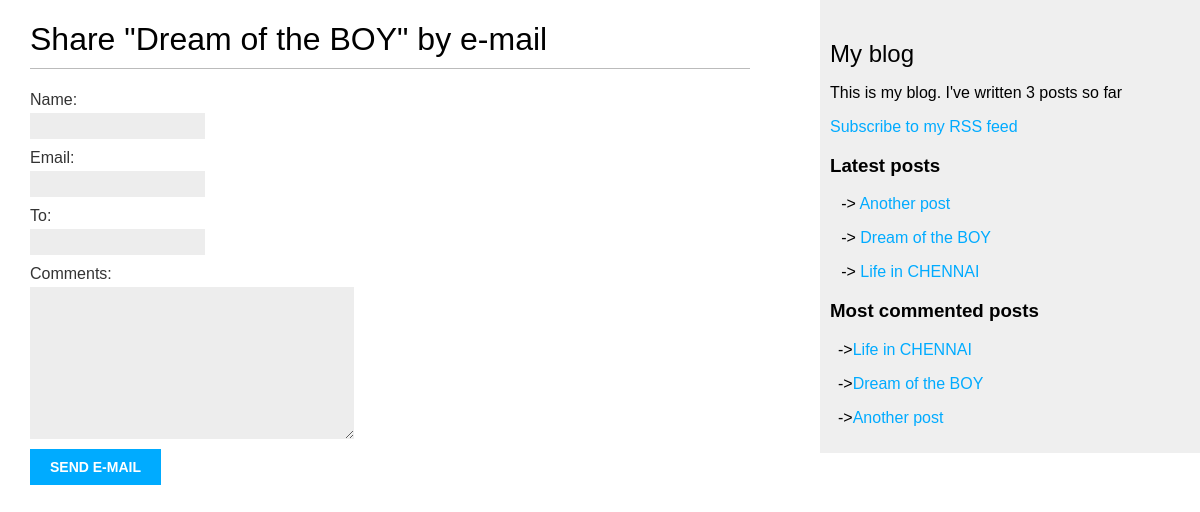
/blog/2/share/, run on an earlier commit of the app's database.
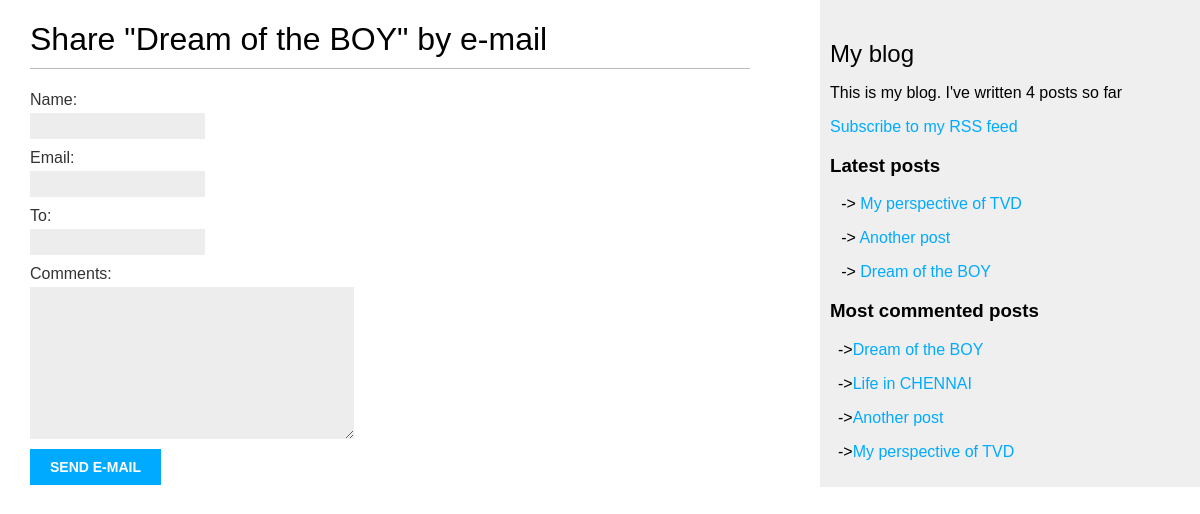
And on a later commit of the database.
### blog/models.py (models this page shows, shortened)
class Post(models.Model):
    STATUS_CHOICES = (
        ('draft', 'Draft'),
        ('published', 'Published'),
    )
    title = models.CharField(max_length=250)
    slug = models.SlugField(max_length=250, unique_for_date='publish')
    author = models.ForeignKey(User, on_delete=models.CASCADE, related_name='blog_posts')
    body = models.TextField()
    publish = models.DateTimeField(default=timezone.now)
    created = models.DateTimeField(auto_now_add=True)
    updated = models.DateTimeField(auto_now=True)
    status = models.CharField(max_length=10, choices=STATUS_CHOICES, default='draft')
    objects = models.Manager()
    published = PublishedManager()
    tags = TaggableManager()
    class Meta:
        ordering = ('-publish',)
    def get_absolute_url(self):
        return reverse('blog:post_detail', args=[self.publish.year, self.publish.month, self.publish.day, self.slug])

### blog/views.py (the view)
# urls.py: path('<int:post_id>/share/', views.post_share, name='post_share'),
def post_share(request, post_id):
    post = get_object_or_404(Post, id=post_id, status='published')
    sent = False
    if request.method == 'POST':
        form = EmailPostForm(request.POST)
        if form.is_valid():
            cd = form.cleaned_data
            post_url = request.build_absolute_uri(post.get_absolute_url())
            subject = f"{cd['name']} recommends you read {post.title}"
            message = f"Read {post.title} at {post_url}\n\n{cd['name']}'s comments: {cd['comments']}"
            send_mail(subject, message, 'admin@myblog.com', [cd['to']])
            sent = True
    else:
        form = EmailPostForm()
    return render(request, 'blog/post/share.html', {'post': post, 'form': form, 'sent': sent})

### blog/forms.py
class EmailPostForm(forms.Form):
    name = forms.CharField(max_length = 25)
    email = forms.EmailField()
    to = forms.EmailField()
    comments = forms.CharField(required = False, widget = forms.Textarea)

### blog/models.py (called while the page is built)
    def get_queryset(self):
        return super(PublishedManager, self).get_queryset().filter(status = 'published')

### blog/templatetags/blog_tags.py (called while the page is built)
@register.simple_tag
def total_posts():
    return Post.published.count()

@register.inclusion_tag('blog/post/latest_posts.html')
def show_latest_posts(count = 5):
    latest_posts = Post.published.order_by('-publish')[:count]
    return {'latest_posts' : latest_posts}

@register.simple_tag
def get_most_commented_posts(count=5):
    return Post.published.annotate(total_comments=Count('comments')).order_by('-total_comments')[:count]

### blog/templates/blog/post/share.html (shortened to what this page needs)
{% extends "blog/base.html" %}
{% block content %}
  {% if sent %}
    <h1>E-mail successfully sent</h1>
    <p>
      "{{ post.title }}" was successfully sent to {{ form.cleaned_data.to }}.
    </p>
  {% else %}
    <h1>Share "{{ post.title }}" by e-mail</h1>
    <form method="post">
      {{ form.as_p }}
      <input type="submit" value="Send e-mail">
    </form>
  {% endif %}
{% endblock %}

### blog/templates/blog/base.html (shortened to what this page needs)
{% load blog_tags %}
{% load static %}
<!DOCTYPE html>
<html>
<head>
  <link href="{% static 'css/blog.css' %}" rel="stylesheet">
</head>
<body>
  <div id="content">
    {% block content %}
    {% endblock %}
  </div>
  <div id="sidebar">
    <h2>My blog</h2>
    <p>This is my blog. I've written {% total_posts %} posts so far</p>
    <p>
      <a href="{% url 'blog:post_feed' %}">Subscribe to my RSS feed</a>
    </p>
    <h3>Latest posts</h3>
    {% show_latest_posts 3 %}
    <h3>Most commented posts</h3>
    {% get_most_commented_posts as most_commented_posts %}
    {% for post in most_commented_posts %}
    <p style="margin-left: 0.5rem;">-><a href="{{ post.get_absolute_url }}">{{ post.title }}</a></p>
    {% endfor %}
  </div>
</body>
</html>

### blog/templates/blog/post/latest_posts.html
    {% for post in latest_posts %}
      <p style="margin-left: 0.7rem;">->
        <a href="{{ post.get_absolute_url }}">{{ post.title }}</a>
      </p>
    {% endfor %}

### blog/static/css/blog.css (style rules this page uses)
body { margin:0; padding:0; font-family:helvetica, sans-serif; }
a { color:#00abff; text-decoration:none; }
h1 { font-weight:normal; border-bottom:1px solid #bbb; padding:0 0 10px 0; }
h2 { font-weight:normal; margin:30px 0 0; }
#content { float:left; width:60%; padding:0 0 0 30px; }
#sidebar { float:right; width:30%; padding:10px; background:#efefef; height:100%; }
label { float:left; clear:both; color:#333; margin-bottom:4px; }
input, textarea { clear:both; float:left; margin:0 0 10px; background:#ededed; border:0; padding:6px 10px; font-size:12px; }
input[type=submit] { font-weight:bold; background:#00abff; color:#fff; padding:10px 20px; font-size:14px; text-transform:uppercase; }

What changed in the data, as far as the page shows it:
no longer on one of the page's lists (row unchanged): Post: title "Life in CHENNAI"
changed Post "Dream of the BOY": moves up the list
added Post: title "My perspective of TVD"
Also different on the page:
text no longer shown: "3"
text now shown: "4"
